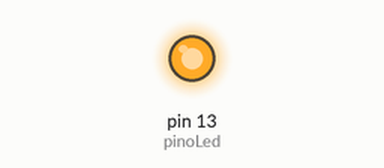
This sketch was run on a simulated Arduino Uno, built with avr-gcc and run on an emulated ATmega328P. Shown: output pins drawn as LEDs (lit = HIGH).

Above: at 1.0 s.
At 3.0 s:
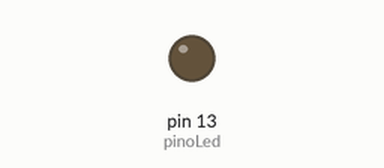
Timing chart, 0 to 5.2 s (numbered marks = the images above):
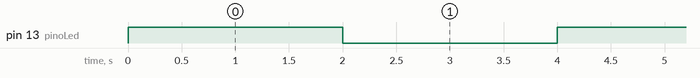

The sketch:

neat_robo2.ino
```cpp
int pinoLed = 13;

void setup()
{
  pinMode(pinoLed, OUTPUT);
}

void loop()
{
  digitalWrite(pinoLed, HIGH);

  delay(2000); // milissegundos

  digitalWrite(pinoLed, LOW);

  delay(2000);
}
```

Measured:
- by itself, pin 13 (pinoLed): alternates HIGH for 2.0 s and LOW for 2.0 s
